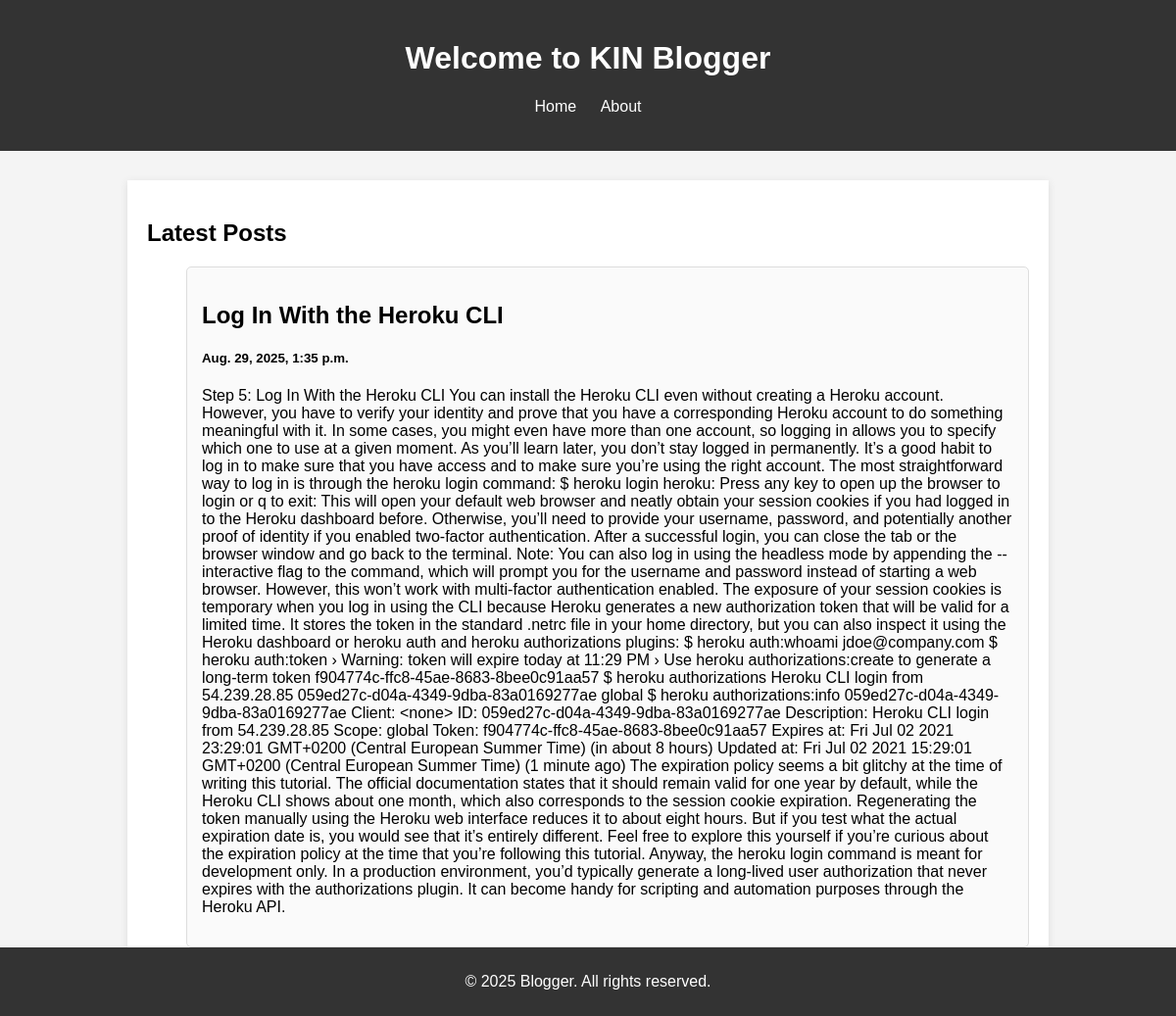
/post/5/, run on the app's committed database.
### blog/models.py (models this page shows)
class Post(models.Model):
    title = models.CharField(max_length=200)
    content = models.TextField()
    created_at = models.DateTimeField(default=datetime.now)

### blog/views.py (the view)
# urls.py: path('post/<str:pk>/', views.post, name='post'),
def post(request, pk):
    posts = Post.objects.get(id=pk)
    return render(request, "posts.html", {'posts': posts})

### templates/posts.html (shortened to what this page needs)
{% load static %}
<!DOCTYPE html>
<html lang="en">
<head>
    <link rel="stylesheet" href="{% static 'style.css' %}">
</head>
<body>
    <header>
        <h1>Welcome to KIN Blogger</h1>
        <nav>
            <ul>
                <li><a href="{% url 'index' %}">Home</a></li>
                <li><a href="{% url 'about' %}">About</a></li>
            </ul>
        </nav>
    </header>
    <main>
        <div>
            <h2>Latest Posts</h2>
            <ul>
                <div class="row">
                    <div class="leftcolumn">
                        <div class="card">
                        <h2>{{ posts.title }}</h2>
                        <h5>{{ posts.created_at }}</h5>
                        <p>{{ posts.content }}</p>
                        </div>
                    </div>
                </div>
            </ul>
        </div>
    </main>
    <footer>
        <p>&copy; 2025 Blogger. All rights reserved.</p>
    </footer>
</body>
</html>

### static/style.css (style rules this page uses)
body { font-family: Arial, sans-serif; background-color: #f4f4f4; margin: 0; padding: 0; }
header { background: #333; color: #fff; padding: 20px 0; text-align: center; }
nav ul { list-style: none; padding: 0; }
nav ul li { display: inline; margin: 0 10px; }
nav ul li a { color: #fff; text-decoration: none; }
main { max-width: 900px; margin: 30px auto; background: #fff; padding: 20px; box-shadow: 0 2px 8px rgba(0,0,0,0.1); }
.card { background: #fafafa; border: 1px solid #ddd; margin-bottom: 20px; padding: 15px; border-radius: 5px; transition: box-shadow 0.2s; }
footer { background: #333; color: #fff; text-align: center; padding: 10px 0; position: fixed; width: 100%; bottom: 0; }

### data on the page
Post: title "Log In With the Heroku CLI", created_at "Aug. 29, 2025, 1:35 p.m.", content "Step 5: Log In With the Heroku CLI You can install the Heroku CLI even without creating a Heroku account. However, you have to verify your identity and prove that you have a corresponding Heroku account to do something meaningful with it. In some cases, you might even have more than one account, so logging in allows you to specify which one to use at a given moment. As you’ll learn later, you don’t stay logged in permanently. It’s a good habit to log in to make sure that you have access and to make sure you’re using the right account. The most straightforward way to log in is through the heroku login command: $ heroku login heroku: Press any key to open up the browser to login or q to exit:…"
